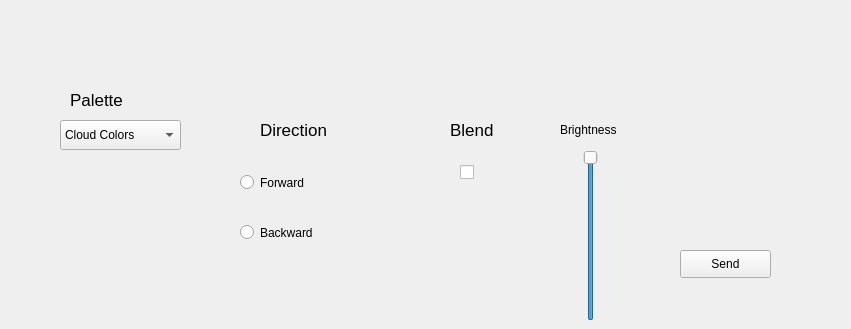
      <widget class="QWidget" name="page_6">
       <property name="geometry">
        <rect>
         <x>0</x>
         <y>0</y>
         <width>851</width>
         <height>329</height>
        </rect>
       </property>
       <attribute name="label">
        <string>Smooth Chase</string>
       </attribute>
       <widget class="QLabel" name="label_28">
        <property name="geometry">
         <rect>
          <x>70</x>
          <y>90</y>
          <width>62</width>
          <height>20</height>
         </rect>
        </property>
        <property name="font">
         <font>
          <pointsize>13</pointsize>
         </font>
        </property>
        <property name="text">
         <string>Palette</string>
        </property>
       </widget>
       <widget class="QComboBox" name="comboBox">
        <property name="geometry">
         <rect>
          <x>60</x>
          <y>120</y>
          <width>121</width>
          <height>30</height>
         </rect>
        </property>
        <item>
         <property name="text">
          <string>Cloud Colors</string>
         </property>
        </item>
        <item>
         <property name="text">
          <string>Forest Colors</string>
         </property>
        </item>
        <item>
         <property name="text">
          <string>Heat Colors</string>
         </property>
        </item>
        <item>
         <property name="text">
          <string>Lava Colors</string>
         </property>
        </item>
        <item>
         <property name="text">
          <string>Ocean Colors</string>
         </property>
        </item>
        <item>
         <property name="text">
          <string>Party Colors</string>
         </property>
        </item>
        <item>
         <property name="text">
          <string>Rainbow Colors</string>
         </property>
        </item>
        <item>
         <property name="text">
          <string>Rainbow Stripe Colors</string>
         </property>
        </item>
       </widget>
       <widget class="QLabel" name="label_29">
        <property name="geometry">
         <rect>
          <x>260</x>
          <y>120</y>
          <width>81</width>
          <height>20</height>
         </rect>
        </property>
        <property name="font">
         <font>
          <pointsize>13</pointsize>
         </font>
        </property>
        <property name="text">
         <string>Direction</string>
        </property>
       </widget>
       <widget class="QRadioButton" name="radioButton_9">
        <property name="geometry">
         <rect>
          <x>240</x>
          <y>170</y>
          <width>109</width>
          <height>25</height>
         </rect>
        </property>
        <property name="text">
         <string>Forward</string>
        </property>
       </widget>
       <widget class="QRadioButton" name="radioButton_10">
        <property name="geometry">
         <rect>
          <x>240</x>
          <y>220</y>
          <width>109</width>
          <height>25</height>
         </rect>
        </property>
        <property name="text">
         <string>Backward</string>
        </property>
       </widget>
       <widget class="QLabel" name="label_30">
        <property name="geometry">
         <rect>
          <x>560</x>
          <y>120</y>
          <width>81</width>
          <height>20</height>
         </rect>
        </property>
        <property name="text">
         <string>Brightness</string>
        </property>
       </widget>
       <widget class="QSlider" name="verticalSlider_9">
        <property name="geometry">
         <rect>
          <x>570</x>
          <y>150</y>
          <width>41</width>
          <height>171</height>
         </rect>
        </property>
        <property name="maximum">
         <number>255</number>
        </property>
        <property name="value">
         <number>255</number>
        </property>
        <property name="orientation">
         <enum>Qt::Vertical</enum>
        </property>
       </widget>
       <widget class="QLabel" name="label_31">
        <property name="geometry">
         <rect>
          <x>450</x>
          <y>120</y>
          <width>62</width>
          <height>20</height>
         </rect>
        </property>
        <property name="font">
         <font>
          <pointsize>13</pointsize>
         </font>
        </property>
        <property name="text">
         <string>Blend</string>
        </property>
       </widget>
       <widget class="QCheckBox" name="checkBox_5">
        <property name="geometry">
         <rect>
          <x>460</x>
          <y>160</y>
          <width>93</width>
          <height>25</height>
         </rect>
        </property>
        <property name="text">
         <string/>
        </property>
       </widget>
       <widget class="QPushButton" name="pushButton_9">
        <property name="geometry">
         <rect>
          <x>680</x>
          <y>250</y>
          <width>91</width>
          <height>28</height>
         </rect>
        </property>
        <property name="text">
         <string>Send</string>
        </property>
       </widget>
      </widget>
